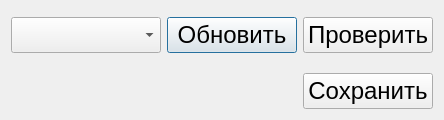
<?xml version="1.0" encoding="UTF-8"?>
<ui version="4.0">
 <class>Dialog</class>
 <widget class="QDialog" name="Dialog">
  <property name="geometry">
   <rect>
    <x>0</x>
    <y>0</y>
    <width>443</width>
    <height>120</height>
   </rect>
  </property>
  <property name="font">
   <font>
    <pointsize>18</pointsize>
   </font>
  </property>
  <property name="windowTitle">
   <string>Мерная вилка</string>
  </property>
  <layout class="QVBoxLayout" name="verticalLayout">
   <item>
    <widget class="QFrame" name="frame">
     <layout class="QVBoxLayout" name="verticalLayout_2">
      <property name="leftMargin">
       <number>0</number>
      </property>
      <property name="topMargin">
       <number>6</number>
      </property>
      <property name="rightMargin">
       <number>0</number>
      </property>
      <property name="bottomMargin">
       <number>6</number>
      </property>
      <item>
       <layout class="QHBoxLayout" name="horizontalLayout_2">
        <item>
         <widget class="QComboBox" name="comboBox">
          <property name="minimumSize">
           <size>
            <width>150</width>
            <height>0</height>
           </size>
          </property>
         </widget>
        </item>
        <item alignment="Qt::AlignLeft">
         <widget class="QPushButton" name="pushButton">
          <property name="minimumSize">
           <size>
            <width>130</width>
            <height>0</height>
           </size>
          </property>
          <property name="maximumSize">
           <size>
            <width>130</width>
            <height>16777215</height>
           </size>
          </property>
          <property name="text">
           <string>Обновить</string>
          </property>
         </widget>
        </item>
        <item>
         <widget class="QPushButton" name="pushButton_3">
          <property name="minimumSize">
           <size>
            <width>130</width>
            <height>0</height>
           </size>
          </property>
          <property name="maximumSize">
           <size>
            <width>130</width>
            <height>16777215</height>
           </size>
          </property>
          <property name="sizeIncrement">
           <size>
            <width>0</width>
            <height>0</height>
           </size>
          </property>
          <property name="text">
           <string>Проверить</string>
          </property>
         </widget>
        </item>
       </layout>
      </item>
     </layout>
    </widget>
   </item>
   <item>
    <spacer name="verticalSpacer">
     <property name="orientation">
      <enum>Qt::Vertical</enum>
     </property>
     <property name="sizeHint" stdset="0">
      <size>
       <width>20</width>
       <height>40</height>
      </size>
     </property>
    </spacer>
   </item>
   <item>
    <layout class="QHBoxLayout" name="horizontalLayout">
     <item>
      <spacer name="horizontalSpacer">
       <property name="orientation">
        <enum>Qt::Horizontal</enum>
       </property>
       <property name="sizeHint" stdset="0">
        <size>
         <width>40</width>
         <height>20</height>
        </size>
       </property>
      </spacer>
     </item>
     <item>
      <widget class="QPushButton" name="pushButton_2">
       <property name="minimumSize">
        <size>
         <width>130</width>
         <height>0</height>
        </size>
       </property>
       <property name="maximumSize">
        <size>
         <width>130</width>
         <height>16777215</height>
        </size>
       </property>
       <property name="text">
        <string>Сохранить</string>
       </property>
      </widget>
     </item>
    </layout>
   </item>
  </layout>
 </widget>
 <resources/>
 <connections/>
</ui>
